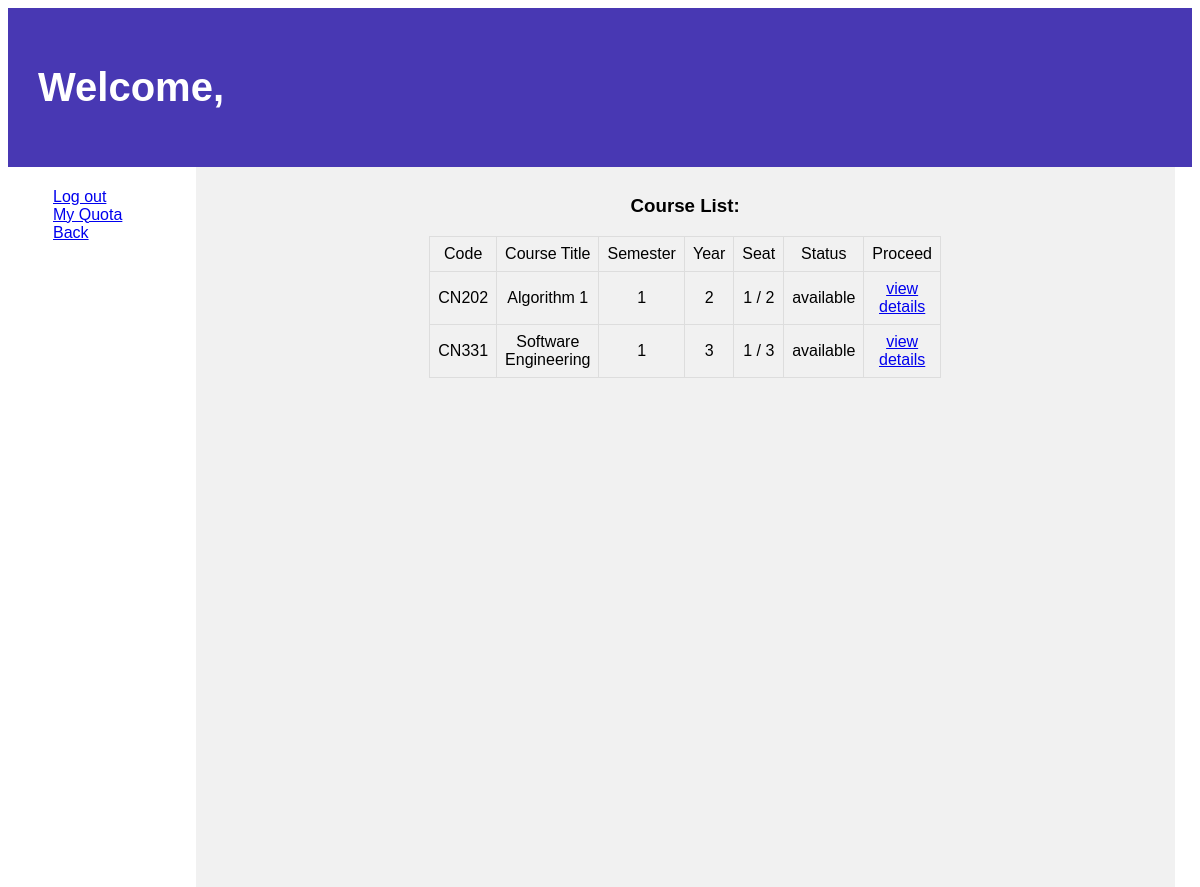
Page /courses/ on the committed database.
### courses/models.py (models this page shows, shortened)
class Course(models.Model):
    c_id = models.CharField(max_length=5, unique=True, default="CN000")
    title = models.CharField(max_length=64, null=True, blank=True)
    semmester = models.IntegerField(null=True, blank=True)
    year = models.IntegerField(null=True, blank=True)
    seat_count = models.IntegerField(default=0, null=True, blank=True)
    max_seat = models.IntegerField(null=True, blank=True)
    quota = models.BooleanField(default=True)
    attend = models.ManyToManyField(User, blank=True)

### courses/views.py (the view)
# urls.py: path('', views.index, name= "c_index"),
def index(request) :
    return render(request, 'courses/index.html' ,{
        'courses': Course.objects.all().order_by('c_id')
    })

### courses/templates/courses/index.html (shortened to what this page needs)
{% extends 'courses/layout.html' %}
{% block body %}
<header>
    <h1> Welcome, {{ request.user.first_name }}</h1>
  </header>
  <section>
    <nav>
      <ul>
        <a href="{% url 'logout' %}">Log out</a>
        <br>
        <a href="{% url 'quota' %}">My Quota</a>
        <br>
        <a href="{% url 'index' %}">Back</a>
      </ul>
    </nav>
    <article>
        <h1 align="center">Course List:</h1>
        <table style="width:50%" align="center">
            <thead>
                <tr align="center">
                    <td>Code</td>
                    <td>Course Title</td>
                    <td>Semester</td>
                    <td>Year</td>
                    <td>Seat</td>
                    <td>Status</td>
                    <td>Proceed</td>
                </tr>
            </thead>
            {% for course in courses %}
            <tbody>
                <tr align="center">
                    <td>{{ course.c_id }}</td>
                    <td>{{ course.title }}</td>
                    <td>{{ course.semmester}}</td>
                    <td>{{ course.year }}</td>
                    <td>{{ course.seat_count }} / {{course.max_seat}}</td>
                    <td> {% if course.quota %}
                          available
                          {% else %}
                          not available
                          {% endif %}
                    </td>
                    <td><a href="{% url 'course' course.id %}">view details</a>
                  </td>
                </tr>
            </tbody>
            {% endfor %}
        </table>
    </article>
  </section>
{% endblock %}

### courses/templates/courses/index.html (style rules this page uses)
body { font-family: Arial, Helvetica, sans-serif; }
header { background-color: rgb(72, 56, 179); padding: 30px; text-align: left; font-size: 20px; color: white; }
nav { float: left; width: 15%; height: 700px; background: rgb(255, 255, 255); padding: 5px; }
article { float: left; padding:10px; width: 81%; background-color: #f1f1f1; height: 700px; }
table { font-family: arial, sans-serif; border-collapse: collapse; width: 100%; }
td, th { border: 1px solid #dddddd; padding: 8px; }

### rows in the picture
Course: c_id "CN202", title "Algorithm 1", semmester "1", year "2", seat_count "1", max_seat "2", quota "available"
Course: c_id "CN331", title "Software Engineering", semmester "1", year "3", seat_count "1", max_seat "3", quota "available"
